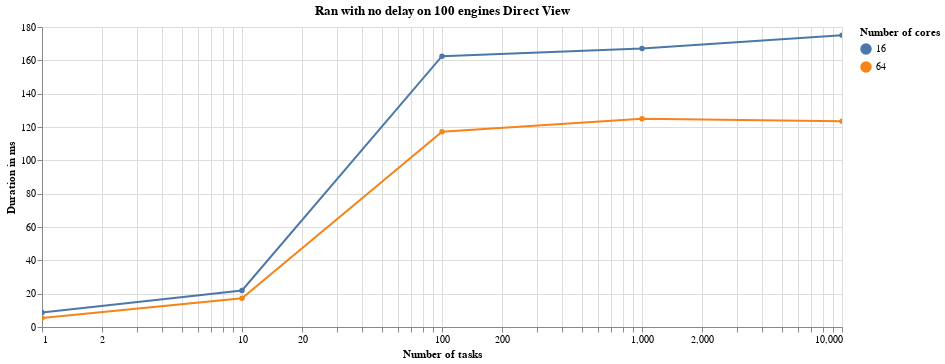
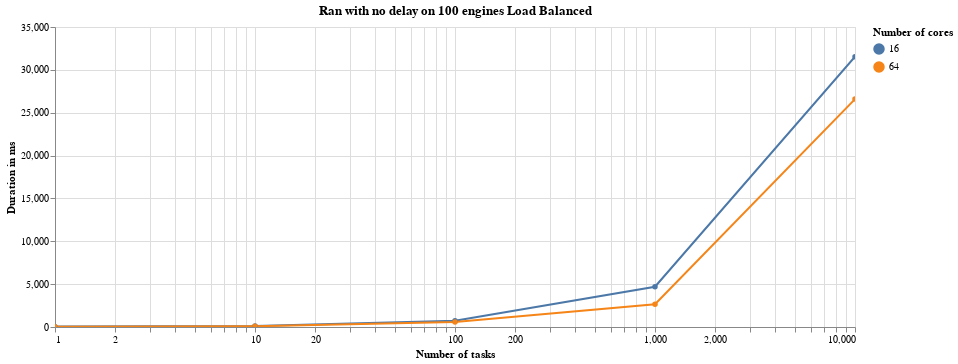

The notebook cell saved with these charts, in order:
### Code cell
no_delay_source = get_no_delay_source(benchmark_results)
display(Markdown('### With no delay and 100 engines:'))
data = pd.DataFrame(no_delay_source[BenchmarkType.TIME_N_TASKS_NO_DELAY]['direct_view'])
alt.Chart(data).mark_line(point=True).encode(
    alt.X('Number of tasks', scale=alt.Scale(type='log')),
    color='Number of cores:N',
    y='Duration in ms',
    tooltip='Duration in ms',
).properties(
    title='Ran with no delay on 100 engines Direct View', width=800
).interactive().display(renderer='svg')

data = pd.DataFrame(
    no_delay_source[BenchmarkType.TIME_N_TASKS_NO_DELAY]['load_balanced']
)
alt.Chart(data).mark_line(point=True).encode(
    alt.X('Number of tasks', scale=alt.Scale(type='log')),
    color='Number of cores:N',
    y='Duration in ms',
    tooltip='Duration in ms',
).properties(
    title='Ran with no delay on 100 engines Load Balanced', width=800
).interactive().display(renderer='svg')

### Figure 1 — Vega-Lite specification as saved in the notebook (floating-point values rounded to 4 significant figures)
{"$schema": "https://vega.github.io/schema/vega-lite/v3.4.0.json", "config": {"mark": {"tooltip": null}, "view": {"height": 300, "width": 400}}, "data": {"name": "data-8ef75365ba7fbf4f4d54fa282803fabe"}, "datasets": {"data-8ef75365ba7fbf4f4d54fa282803fabe": [{"Duration in ms": 8.65, "Number of cores": 16, "Number of tasks": 1}, {"Duration in ms": 21.92, "Number of cores": 16, "Number of tasks": 10}, {"Duration in ms": 162.5, "Number of cores": 16, "Number of tasks": 100}, {"Duration in ms": 167.1, "Number of cores": 16, "Number of tasks": 1000}, {"Duration in ms": 175.1, "Number of cores": 16, "Number of tasks": 10000}, {"Duration in ms": 5.46, "Number of cores": 64, "Number of tasks": 1}, {"Duration in ms": 17.3, "Number of cores": 64, "Number of tasks": 10}, {"Duration in ms": 117.2, "Number of cores": 64, "Number of tasks": 100}, {"Duration in ms": 124.9, "Number of cores": 64, "Number of tasks": 1000}, {"Duration in ms": 123.5, "Number of cores": 64, "Number of tasks": 10000}]}, "encoding": {"color": {"field": "Number of cores", "type": "nominal"}, "tooltip": {"field": "Duration in ms", "type": "quantitative"}, "x": {"field": "Number of tasks", "scale": {"type": "log"}, "type": "quantitative"}, "y": {"field": "Duration in ms", "type": "quantitative"}}, "mark": {"point": true, "type": "line"}, "selection": {"selector018": {"bind": "scales", "encodings": ["x", "y"], "type": "interval"}}, "title": "Ran with no delay on 100 engines Direct View", "width": 800}

### Figure 2 — Vega-Lite specification as saved in the notebook (floating-point values rounded to 4 significant figures)
{"$schema": "https://vega.github.io/schema/vega-lite/v3.4.0.json", "config": {"mark": {"tooltip": null}, "view": {"height": 300, "width": 400}}, "data": {"name": "data-aefbecf3b496de08d63e3cce8ef948ff"}, "datasets": {"data-aefbecf3b496de08d63e3cce8ef948ff": [{"Duration in ms": 44.42, "Number of cores": 16, "Number of tasks": 1}, {"Duration in ms": 119.5, "Number of cores": 16, "Number of tasks": 10}, {"Duration in ms": 721.4, "Number of cores": 16, "Number of tasks": 100}, {"Duration in ms": 4698.0, "Number of cores": 16, "Number of tasks": 1000}, {"Duration in ms": 31540.0, "Number of cores": 16, "Number of tasks": 10000}, {"Duration in ms": 30.72, "Number of cores": 64, "Number of tasks": 1}, {"Duration in ms": 84.54, "Number of cores": 64, "Number of tasks": 10}, {"Duration in ms": 594.6, "Number of cores": 64, "Number of tasks": 100}, {"Duration in ms": 2660.0, "Number of cores": 64, "Number of tasks": 1000}, {"Duration in ms": 26590.0, "Number of cores": 64, "Number of tasks": 10000}]}, "encoding": {"color": {"field": "Number of cores", "type": "nominal"}, "tooltip": {"field": "Duration in ms", "type": "quantitative"}, "x": {"field": "Number of tasks", "scale": {"type": "log"}, "type": "quantitative"}, "y": {"field": "Duration in ms", "type": "quantitative"}}, "mark": {"point": true, "type": "line"}, "selection": {"selector019": {"bind": "scales", "encodings": ["x", "y"], "type": "interval"}}, "title": "Ran with no delay on 100 engines Load Balanced", "width": 800}
